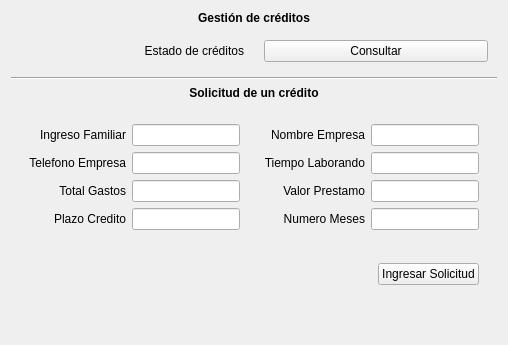
      <widget class="QWidget" name="tab_2">
       <attribute name="title">
        <string>Crédito</string>
       </attribute>
       <layout class="QVBoxLayout" name="verticalLayout">
        <item>
         <widget class="QLabel" name="label_2">
          <property name="text">
           <string>&lt;html&gt;&lt;head/&gt;&lt;body&gt;&lt;p align=&quot;center&quot;&gt;&lt;span style=&quot; font-weight:600;&quot;&gt;Gestión de créditos&lt;/span&gt;&lt;/p&gt;&lt;/body&gt;&lt;/html&gt;</string>
          </property>
          <property name="margin">
           <number>10</number>
          </property>
         </widget>
        </item>
        <item>
         <widget class="QWidget" name="widget" native="true">
          <layout class="QHBoxLayout" name="horizontalLayout">
           <property name="spacing">
            <number>20</number>
           </property>
           <item>
            <widget class="QLabel" name="label">
             <property name="text">
              <string>Estado de créditos</string>
             </property>
             <property name="alignment">
              <set>Qt::AlignRight|Qt::AlignTrailing|Qt::AlignVCenter</set>
             </property>
            </widget>
           </item>
           <item>
            <widget class="QPushButton" name="bCredConsulta">
             <property name="text">
              <string>Consultar</string>
             </property>
            </widget>
           </item>
          </layout>
         </widget>
        </item>
        <item>
         <widget class="Line" name="line">
          <property name="orientation">
           <enum>Qt::Horizontal</enum>
          </property>
         </widget>
        </item>
        <item>
         <widget class="QLabel" name="label_3">
          <property name="text">
           <string>&lt;html&gt;&lt;head/&gt;&lt;body&gt;&lt;p align=&quot;center&quot;&gt;&lt;span style=&quot; font-weight:600;&quot;&gt;Solicitud de un crédito&lt;/span&gt;&lt;/p&gt;&lt;/body&gt;&lt;/html&gt;</string>
          </property>
          <property name="margin">
           <number>5</number>
          </property>
         </widget>
        </item>
        <item>
         <widget class="QWidget" name="widget_2" native="true">
          <layout class="QHBoxLayout" name="horizontalLayout_2">
           <item>
            <widget class="QWidget" name="widget_3" native="true">
             <layout class="QGridLayout" name="gridLayout_2">
              <item row="0" column="0">
               <widget class="QLabel" name="label_4">
                <property name="text">
                 <string>Ingreso Familiar</string>
                </property>
                <property name="alignment">
                 <set>Qt::AlignRight|Qt::AlignTrailing|Qt::AlignVCenter</set>
                </property>
               </widget>
              </item>
              <item row="0" column="1">
               <widget class="QLineEdit" name="lCredFamilia"/>
              </item>
              <item row="2" column="0">
               <widget class="QLabel" name="label_8">
                <property name="text">
                 <string>Total Gastos</string>
                </property>
                <property name="alignment">
                 <set>Qt::AlignRight|Qt::AlignTrailing|Qt::AlignVCenter</set>
                </property>
               </widget>
              </item>
              <item row="2" column="1">
               <widget class="QLineEdit" name="lCredGastos"/>
              </item>
              <item row="1" column="0">
               <widget class="QLabel" name="label_6">
                <property name="text">
                 <string>Telefono Empresa</string>
                </property>
                <property name="alignment">
                 <set>Qt::AlignRight|Qt::AlignTrailing|Qt::AlignVCenter</set>
                </property>
               </widget>
              </item>
              <item row="1" column="1">
               <widget class="QLineEdit" name="lCredTel"/>
              </item>
              <item row="3" column="0">
               <widget class="QLabel" name="label_10">
                <property name="text">
                 <string>Plazo Credito</string>
                </property>
                <property name="alignment">
                 <set>Qt::AlignRight|Qt::AlignTrailing|Qt::AlignVCenter</set>
                </property>
               </widget>
              </item>
              <item row="3" column="1">
               <widget class="QLineEdit" name="lCredPlazo"/>
              </item>
             </layout>
            </widget>
           </item>
           <item>
            <widget class="QWidget" name="widget_4" native="true">
             <layout class="QGridLayout" name="gridLayout_3">
              <item row="0" column="1">
               <widget class="QLineEdit" name="lCredEmpresa"/>
              </item>
              <item row="2" column="0">
               <widget class="QLabel" name="label_9">
                <property name="text">
                 <string>Valor Prestamo</string>
                </property>
                <property name="alignment">
                 <set>Qt::AlignRight|Qt::AlignTrailing|Qt::AlignVCenter</set>
                </property>
               </widget>
              </item>
              <item row="1" column="0">
               <widget class="QLabel" name="label_7">
                <property name="text">
                 <string>Tiempo Laborando</string>
                </property>
                <property name="alignment">
                 <set>Qt::AlignRight|Qt::AlignTrailing|Qt::AlignVCenter</set>
                </property>
               </widget>
              </item>
              <item row="0" column="0">
               <widget class="QLabel" name="label_5">
                <property name="text">
                 <string>Nombre Empresa</string>
                </property>
                <property name="alignment">
                 <set>Qt::AlignRight|Qt::AlignTrailing|Qt::AlignVCenter</set>
                </property>
               </widget>
              </item>
              <item row="2" column="1">
               <widget class="QLineEdit" name="lCredPrestamo"/>
              </item>
              <item row="1" column="1">
               <widget class="QLineEdit" name="lCredTiempo"/>
              </item>
              <item row="3" column="0">
               <widget class="QLabel" name="label_11">
                <property name="text">
                 <string>Numero Meses</string>
                </property>
                <property name="alignment">
                 <set>Qt::AlignRight|Qt::AlignTrailing|Qt::AlignVCenter</set>
                </property>
               </widget>
              </item>
              <item row="3" column="1">
               <widget class="QLineEdit" name="lCredMeses"/>
              </item>
             </layout>
            </widget>
           </item>
          </layout>
         </widget>
        </item>
        <item>
         <widget class="QWidget" name="widget_6" native="true">
          <layout class="QHBoxLayout" name="horizontalLayout_4">
           <property name="leftMargin">
            <number>9</number>
           </property>
           <property name="rightMargin">
            <number>18</number>
           </property>
           <item>
            <spacer name="horizontalSpacer">
             <property name="orientation">
              <enum>Qt::Horizontal</enum>
             </property>
             <property name="sizeHint" stdset="0">
              <size>
               <width>40</width>
               <height>20</height>
              </size>
             </property>
            </spacer>
           </item>
           <item>
            <widget class="QPushButton" name="bCredSolicitud">
             <property name="sizePolicy">
              <sizepolicy hsizetype="Minimum" vsizetype="Expanding">
               <horstretch>0</horstretch>
               <verstretch>0</verstretch>
              </sizepolicy>
             </property>
             <property name="text">
              <string>Ingresar Solicitud</string>
             </property>
            </widget>
           </item>
          </layout>
         </widget>
        </item>
        <item>
         <spacer name="verticalSpacer">
          <property name="orientation">
           <enum>Qt::Vertical</enum>
          </property>
          <property name="sizeHint" stdset="0">
           <size>
            <width>20</width>
            <height>40</height>
           </size>
          </property>
         </spacer>
        </item>
       </layout>
      </widget>
